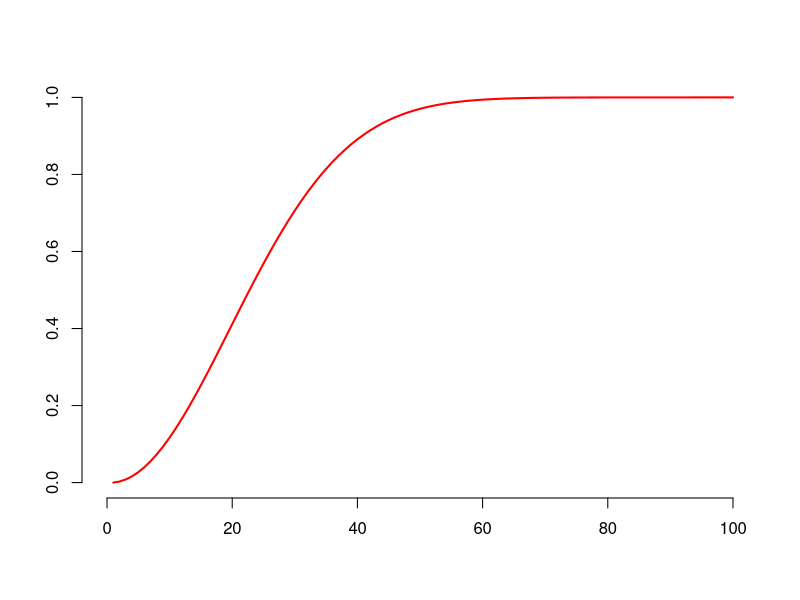
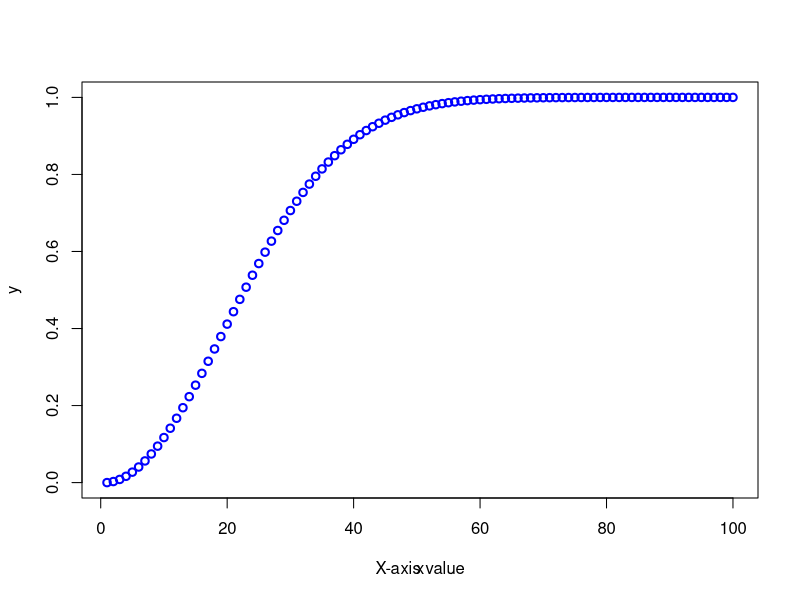

Generate these figures, in order, with R:
calcFactorial<-function(k){
  start = 365-k+1
  fact = 1
  for (i in start:365){
    fact = fact*i
  }
  return(fact)
}
power<-function(k){
  result<- 1
  for(i in 1:k){
    result = result * 365
  }
  return(result)
}
probability<-function(k){
  result = 1- (calcFactorial(k)/power(k))
  return(result)
}
getProbabilites<-function(maxK){
  result <- c()
  for (k in 1:maxK){
    prob= probability(k)
    result<-c(result,prob)
  }
  return(result)
}
plotChart<-function(maxK,probs){
  plot.new()
  plot.window(xlim=c(0,maxK), ylim=c(0,1))
  axis(1)
  axis(2)
  x = 1:maxK
  y =  probs
  lines(x,y, lwd=2, col="red")
  plot(x,y, lwd=2, col="blue")
  title(xlab = "X-axis value")
  
}

maxK = 100
probs <- getProbabilites(maxK)
plotChart(maxK, probs)


